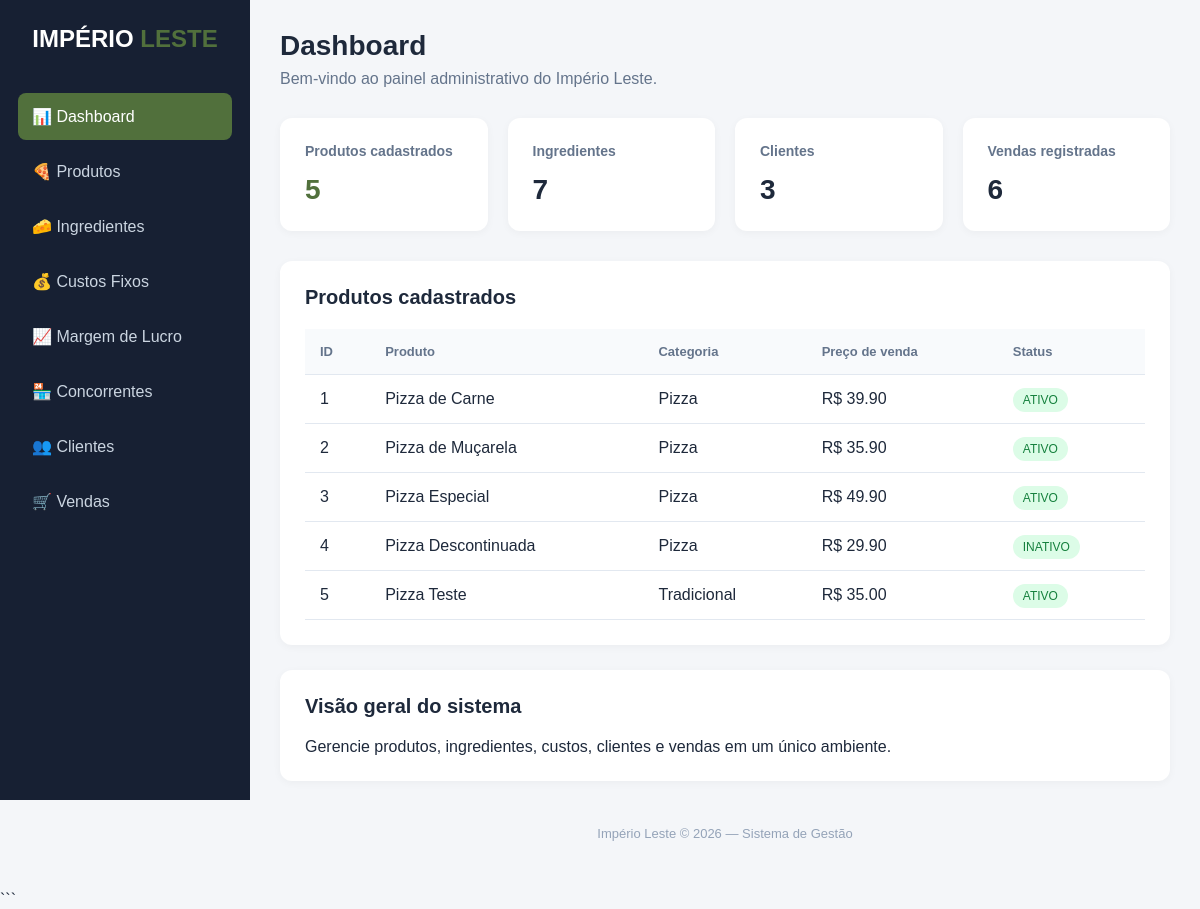
The page / on the database its author committed.
### tables this page shows
CREATE TABLE produto (
    id_produto INTEGER PRIMARY KEY AUTOINCREMENT,
    nome VARCHAR(120) NOT NULL UNIQUE,
    descricao VARCHAR(255),
    categoria VARCHAR(50) NOT NULL DEFAULT 'Pizza',
    preco_venda DECIMAL(10,2) NOT NULL CHECK (preco_venda > 0),
    id_margem INTEGER,
    status TEXT NOT NULL DEFAULT 'ATIVO'
        CHECK (status IN ('ATIVO', 'INATIVO')),
    FOREIGN KEY (id_margem)
        REFERENCES margem_lucro(id_margem)
        ON UPDATE CASCADE ON DELETE SET NULL
);

### app.py (the view)
@app.route("/")
def inicio():
    conexao = conectar_banco()
    produtos = conexao.execute(
        "SELECT * FROM produto"
    ).fetchall()
    total_produtos = conexao.execute(
        "SELECT COUNT(*) FROM produto"
    ).fetchone()[0]
    total_ingredientes = conexao.execute(
        "SELECT COUNT(*) FROM ingrediente"
    ).fetchone()[0]
    total_clientes = conexao.execute(
        "SELECT COUNT(*) FROM cliente"
    ).fetchone()[0]
    total_vendas = conexao.execute(
        "SELECT COUNT(*) FROM venda"
    ).fetchone()[0]
    conexao.close()
    return render_template(
        "index.html",
        produtos=produtos,
        total_produtos=total_produtos,
        total_ingredientes=total_ingredientes,
        total_clientes=total_clientes,
        total_vendas=total_vendas
    )

### app.py (called while the page is built)
def conectar_banco():
    conexao = sqlite3.connect("banco.db")
    conexao.row_factory = sqlite3.Row
    return conexao

### templates/index.html (shortened to what this page needs)
<!DOCTYPE html>
<html lang="pt-BR">
<head>
</head>
<body>
    <aside class="sidebar">
        <div class="logo">IMPÉRIO <span>LESTE</span></div>
<nav class="menu">
    <a href="/" class="active">📊 Dashboard</a>
    <a href="/produtos">🍕 Produtos</a>
    <a href="/ingredientes">🧀 Ingredientes</a>
    <a href="/custos-fixos">💰 Custos Fixos</a>
    <a href="/margem-lucro">📈 Margem de Lucro</a>
    <a href="/concorrentes">🏪 Concorrentes</a>
    <a href="/clientes">👥 Clientes</a>
    <a href="/vendas">🛒 Vendas</a>
</nav>
    </aside>
    <main class="main">
        <header class="header">
            <div>
                <h1>Dashboard</h1>
                <p>Bem-vindo ao painel administrativo do Império Leste.</p>
            </div>
        </header>
        <section class="cards">
            <div class="card">
                <h3>Produtos cadastrados</h3>
                <div class="value orange">{{ total_produtos }}</div>
            </div>
            <div class="card">
                <h3>Ingredientes</h3>
                <div class="value">{{ total_ingredientes }}</div>
            </div>
            <div class="card">
                <h3>Clientes</h3>
                <div class="value">{{ total_clientes }}</div>
            </div>
            <div class="card">
                <h3>Vendas registradas</h3>
                <div class="value">{{ total_vendas }}</div>
            </div>
        </section>
        <section class="content-box">
            <h2>Produtos cadastrados</h2>
            <table>
                <thead>
                    <tr>
                        <th>ID</th>
                        <th>Produto</th>
                        <th>Categoria</th>
                        <th>Preço de venda</th>
                        <th>Status</th>
                    </tr>
                </thead>
<tbody>
    {% for produto in produtos %}
    <tr>
        <td>{{ produto.id_produto }}</td>
        <td>{{ produto.nome }}</td>
        <td>{{ produto.categoria }}</td>
        <td>R$ {{ "%.2f"|format(produto.preco_venda) }}</td>
        <td>
            <span class="status">{{ produto.status }}</span>
        </td>
    </tr>
    {% else %}
    <tr>
        <td colspan="5">Nenhum produto cadastrado.</td>
    </tr>
    {% endfor %}
</tbody>
            </table>
        </section>
        <section class="content-box">
            <h2>Visão geral do sistema</h2>
            <p>
                Gerencie produtos, ingredientes, custos, clientes e vendas
                em um único ambiente.
            </p>
        </section>
        <footer class="footer">
            Império Leste © 2026 — Sistema de Gestão
        </footer>
    </main>
</body>
</html>

### templates/index.html (style rules this page uses)
* { margin: 0; padding: 0; box-sizing: border-box; }
body { font-family: Arial, sans-serif; background: #f4f6f9; color: #1e293b; }
.sidebar { width: 250px; height: 100vh; background: #172033; color: white; position: fixed; padding: 25px 18px; }
.logo { font-size: 24px; font-weight: bold; margin-bottom: 40px; text-align: center; }
.logo span { color: #51703C; }
.menu a { display: block; color: #cbd5e1; text-decoration: none; padding: 14px; margin-bottom: 8px; border-radius: 8px; transition: 0.3s; }
.menu a:hover, .menu a.active { background: #51703C; color: white; }
.main { margin-left: 250px; padding: 30px; }
.header { display: flex; justify-content: space-between; align-items: center; margin-bottom: 30px; }
.header h1 { font-size: 28px; }
.header p { color: #64748b; margin-top: 8px; }
.cards { display: grid; grid-template-columns: repeat(4, 1fr); gap: 20px; margin-bottom: 30px; }
.card { background: white; padding: 25px; border-radius: 12px; box-shadow: 0 2px 8px rgba(0,0,0,0.04); }
.card h3 { color: #64748b; font-size: 14px; margin-bottom: 15px; }
.card .value { font-size: 28px; font-weight: bold; }
.orange { color: #51703C; }
.content-box { background: white; padding: 25px; border-radius: 12px; box-shadow: 0 2px 8px rgba(0,0,0,0.04); margin-bottom: 25px; }
.content-box h2 { margin-bottom: 20px; font-size: 20px; }
table { width: 100%; border-collapse: collapse; }
th, td { padding: 15px; text-align: left; border-bottom: 1px solid #e2e8f0; }
th { color: #64748b; font-size: 13px; background: #f8fafc; }
.status { background: #dcfce7; color: #15803d; padding: 5px 10px; border-radius: 20px; font-size: 12px; }
.footer { text-align: center; color: #94a3b8; padding: 20px; font-size: 13px; }

### rows shown on the page
produto: id_produto "1", nome "Pizza de Carne", categoria "Pizza", preco_venda "39.90", status "ATIVO"
produto: id_produto "2", nome "Pizza de Muçarela", categoria "Pizza", preco_venda "35.90", status "ATIVO"
produto: id_produto "3", nome "Pizza Especial", categoria "Pizza", preco_venda "49.90", status "ATIVO"
produto: id_produto "4", nome "Pizza Descontinuada", categoria "Pizza", preco_venda "29.90", status "INATIVO"
produto: id_produto "5", nome "Pizza Teste", categoria "Tradicional", preco_venda "35.00", status "ATIVO"

### other values the page prints
{{ total_produtos }} "5"
{{ total_ingredientes }} "7"
{{ total_clientes }} "3"
{{ total_vendas }} "6"
